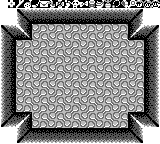

A 2D game scene composited from a Tiled map and its tileset images. What follows is a short description and the map's XML, with every tile layer's data as written:
An orthogonal 20x18 tile map with 8x8 px tiles, 2 tile layers (bg, Tile Layer 1), 6 tilesets.

<map version="1.2" tiledversion="1.2.2" orientation="orthogonal" renderorder="right-down" width="20" height="18" tilewidth="8" tileheight="8" infinite="0" nextlayerid="3" nextobjectid="1">
 <tileset firstgid="1" source="items-2.tsx" />
 <tileset firstgid="65" source="dungeon-items.tsx" />
 <tileset firstgid="81" source="overworld-landscape.tsx" />
 <tileset firstgid="177" source="floor-e.tsx" />
 <tileset firstgid="193" source="walls-d.tsx" />
 <tileset firstgid="225" source="font.tsx" />
 <layer id="1" name="bg" width="20" height="18">
  <data encoding="csv">
157,50,51,52,53,54,55,56,57,58,49,80,78,79,42,157,157,157,157,157,
177,178,177,178,177,178,177,178,177,178,177,178,177,178,177,178,177,178,177,178,
179,180,179,180,179,180,179,180,179,180,179,180,179,180,179,180,179,180,179,180,
177,178,177,178,177,178,177,178,177,178,177,178,177,178,177,178,177,178,177,178,
179,180,179,180,179,180,179,180,179,180,179,180,179,180,179,180,179,180,179,180,
177,178,177,178,177,178,177,178,177,178,177,178,177,178,177,178,177,178,177,178,
179,180,179,180,179,180,179,180,179,180,179,180,179,180,179,180,179,180,179,180,
177,178,177,178,177,178,177,178,177,178,177,178,177,178,177,178,177,178,177,178,
179,180,179,180,179,180,179,180,179,180,179,180,179,180,179,180,179,180,179,180,
177,178,177,178,177,178,177,178,177,178,177,178,177,178,177,178,177,178,177,178,
179,180,179,180,179,180,179,180,179,180,179,180,179,180,179,180,179,180,179,180,
177,178,177,178,177,178,177,178,177,178,177,178,177,178,177,178,177,178,177,178,
179,180,179,180,179,180,179,180,179,180,179,180,179,180,179,180,179,180,179,180,
177,178,177,178,177,178,177,178,177,178,177,178,177,178,177,178,177,178,177,178,
179,180,179,180,179,180,179,180,179,180,179,180,179,180,179,180,179,180,179,180,
177,178,177,178,177,178,177,178,177,178,177,178,177,178,177,178,177,178,177,178,
179,180,179,180,179,180,179,180,179,180,179,180,179,180,179,180,179,180,179,180,
177,178,177,178,177,178,177,178,177,178,177,178,177,178,177,178,177,178,177,178
</data>
 </layer>
 <layer id="2" name="Tile Layer 1" width="20" height="18">
  <data encoding="csv">
176,359,372,373,375,360,361,362,363,365,369,370,371,374,377,378,379,366,367,368,
176,176,193,201,201,201,201,201,201,201,201,201,201,201,201,201,201,194,176,176,
176,176,203,209,217,217,217,217,217,217,217,217,217,217,217,217,210,220,176,176,
193,201,197,204,0,0,0,0,0,0,0,0,0,0,0,0,219,198,201,194,
203,209,217,213,0,0,0,0,0,0,0,0,0,0,0,0,214,217,210,220,
203,204,0,0,0,0,0,0,0,0,0,0,0,0,0,0,0,0,219,220,
203,204,0,0,0,0,0,0,0,0,0,0,0,0,0,0,0,0,219,220,
203,204,0,0,0,0,0,0,0,0,0,0,0,0,0,0,0,0,219,220,
203,204,0,0,0,0,0,0,0,0,0,0,0,0,0,0,0,0,219,220,
203,204,0,0,0,0,0,0,0,0,0,0,0,0,0,0,0,0,219,220,
203,204,0,0,0,0,0,0,0,0,0,0,0,0,0,0,0,0,219,220,
203,204,0,0,0,0,0,0,0,0,0,0,0,0,0,0,0,0,219,220,
203,204,0,0,0,0,0,0,0,0,0,0,0,0,0,0,0,0,219,220,
203,204,0,0,0,0,0,0,0,0,0,0,0,0,0,0,0,0,219,220,
203,211,202,215,0,0,0,0,0,0,0,0,0,0,0,0,216,202,212,220,
195,218,199,204,0,0,0,0,0,0,0,0,0,0,0,0,219,200,218,196,
176,176,203,211,202,202,202,202,202,202,202,202,202,202,202,202,212,220,176,176,
176,176,195,218,218,218,218,218,218,218,218,218,218,218,218,218,218,196,176,176
</data>
 </layer>
</map>
